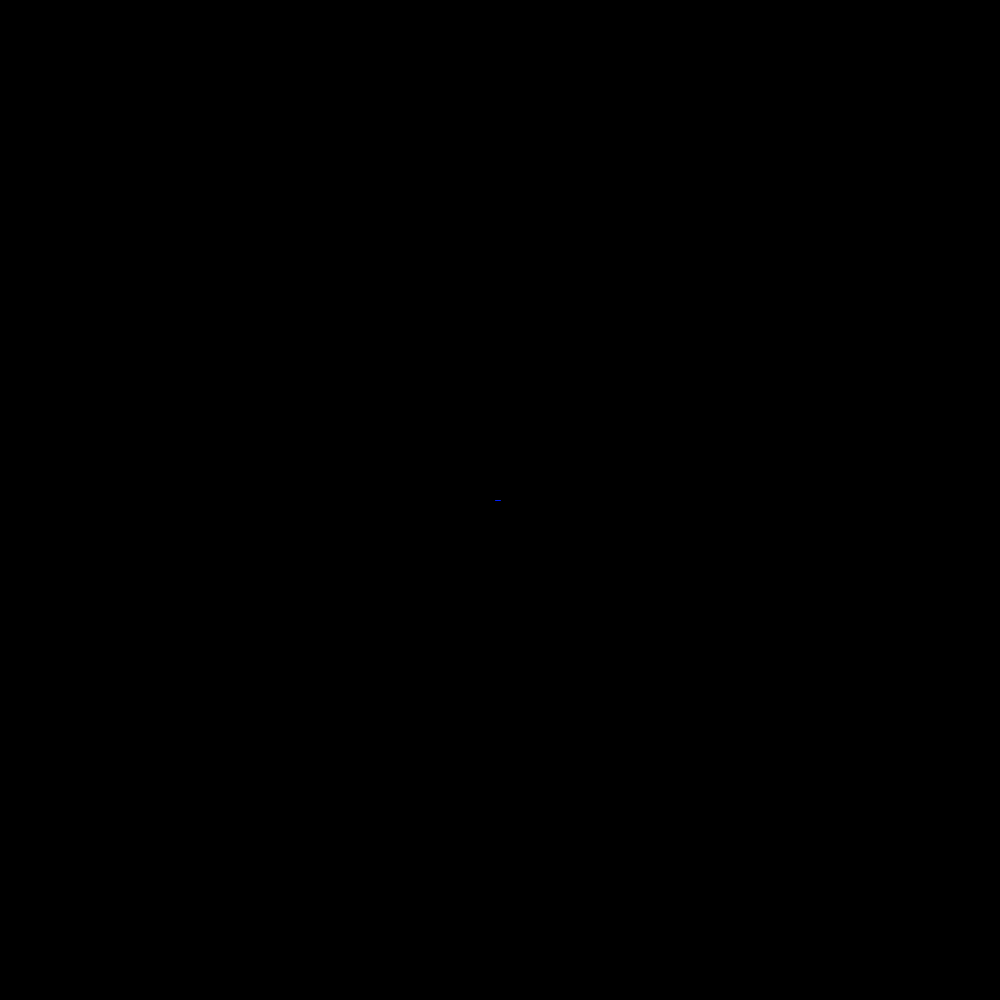
Frame 1 (no input)
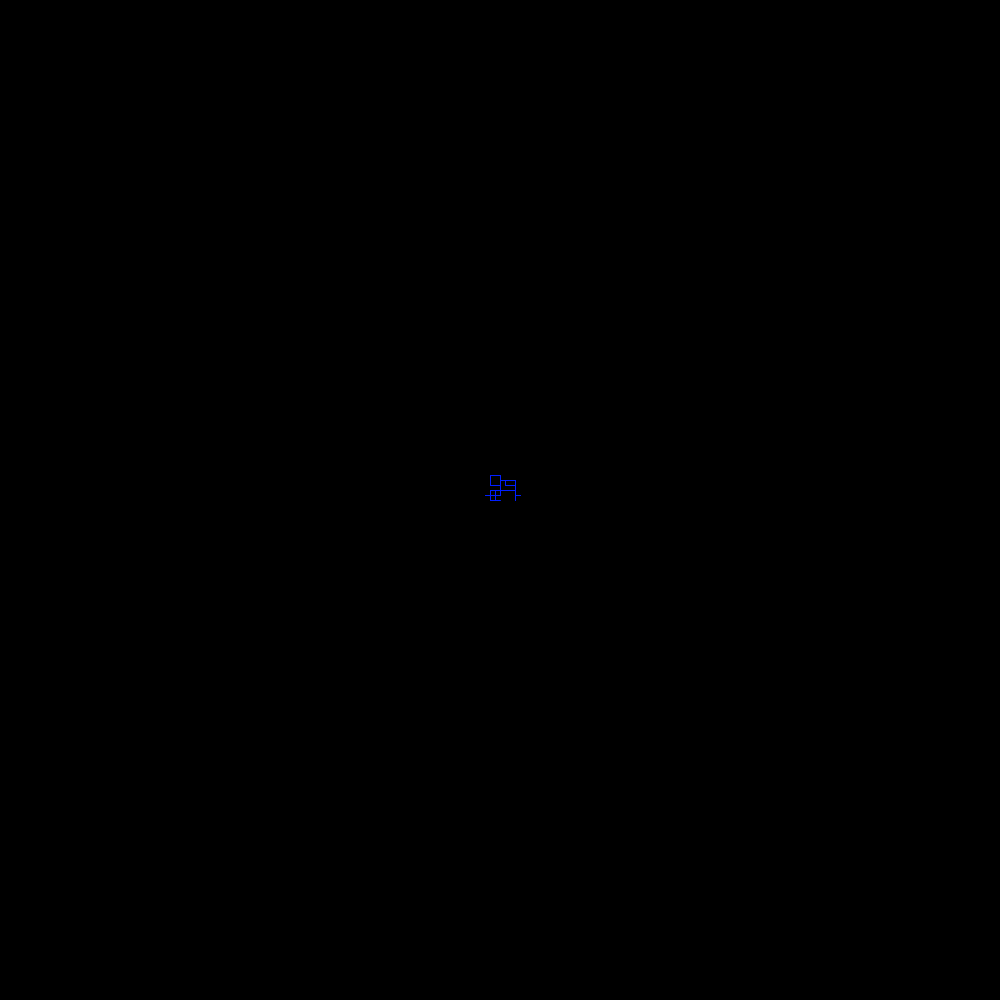
Frame 60 (the mouse pressed at the canvas centre just before this capture)
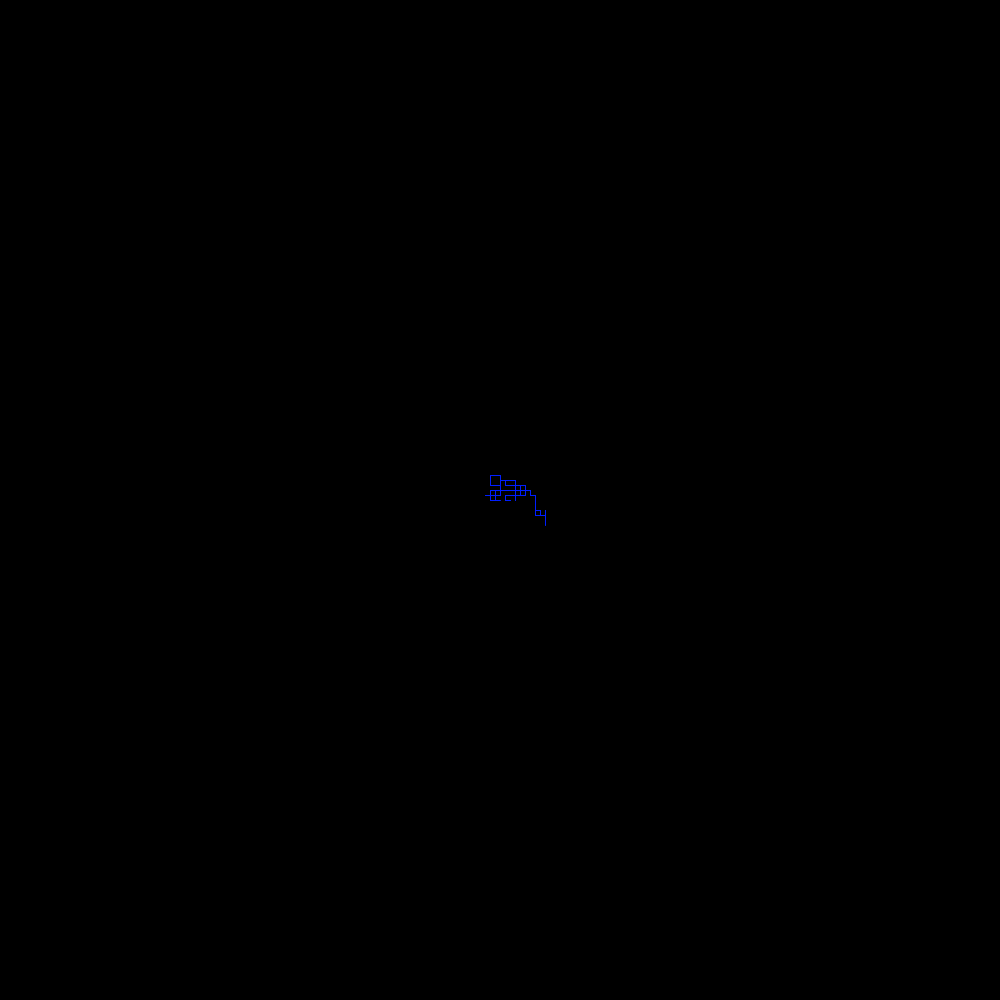
Frame 120 (the mouse held since frame 60 and released just before this capture)

The Processing sketch that drew these frames (run headless with seeded random() and noise(); from frame 60 on, the mouse is pressed at the canvas centre):

// Processing sketch: sketch_39_levy_flight
// ── sketch_39_levy_flight.pde
int STEPSIZE = 5;
int x = 500;
int y = 500;
int counter = 0;
void setup() {
  size(1000,1000);
  background(0);
  colorMode(HSB,256,100,100);
}

void draw() {
  if (counter % 500 == 0){
    x = 500;
    y = 500;
    stroke(random(256),100,100);
  }
  
  counter += 1;
  int oldx = x;
  int oldy = y;
  switch (floor(random(4))) {
    case 0:
      x += STEPSIZE;
      break;
    case 1:
      x -= STEPSIZE;
      break;
    case 2:
      y += STEPSIZE;
      break;
    case 3:
      y -= STEPSIZE;
      break;
  }
  line(oldx,oldy,x,y);
}
